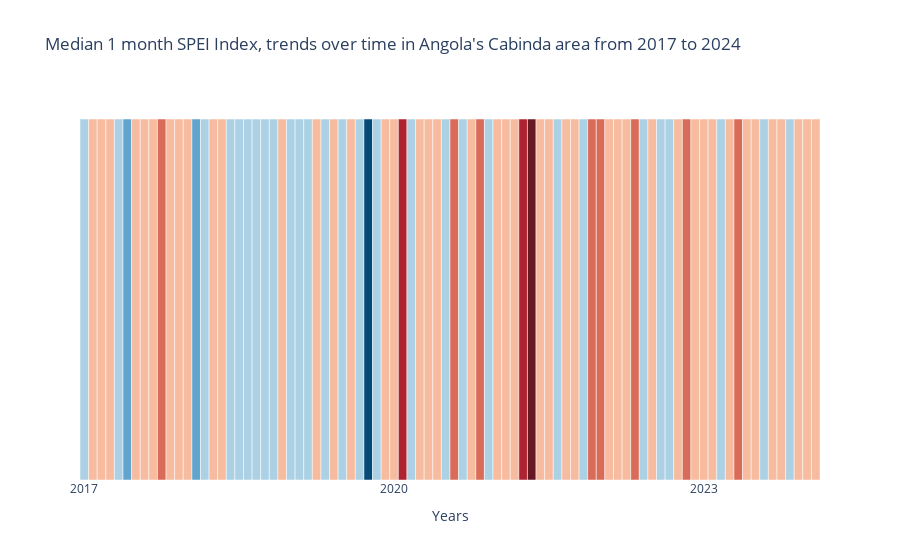

Write notebook code for a chart like this one.
### Code cell
uti.create_stripechart(stat_values, timescales, selected, int(year_range_selector.value[0]), int(year_range_selector.value[1]))

### Figure 1 — Plotly figure (JSON) as saved in the notebook; plotly's stock layout.template omitted (floating-point values rounded to 4 significant figures)
{"data": [{"hoverinfo": "text", "hovertext": ["January 2017, median: 0.04", "February 2017, median: -0.92", "March 2017, median: -0.79", "April 2017, median: -0.49", "May 2017, median: 0.16", "June 2017, median: 1.12", "July 2017, median: -0.40", "August 2017, median: -0.16", "September 2017, median: -0.15", "October 2017, median: -1.39", "November 2017, median: -0.30", "December 2017, median: -0.23", "January 2018, median: -0.72", "February 2018, median: 1.18", "March 2018, median: 0.31", "April 2018, median: -0.40", "May 2018, median: -0.11", "June 2018, median: 0.47", "July 2018, median: 0.31", "August 2018, median: 0.39", "September 2018, median: 0.50", "October 2018, median: 0.17", "November 2018, median: 0.19", "December 2018, median: -0.67", "January 2019, median: 0.51", "February 2019, median: 0.56", "March 2019, median: 0.06", "April 2019, median: -0.46", "May 2019, median: 0.57", "June 2019, median: -0.07", "July 2019, median: 0.58", "August 2019, median: -0.18", "September 2019, median: 0.27", "October 2019, median: 2.10", "November 2019, median: 0.82", "December 2019, median: -0.15", "January 2020, median: -0.93", "February 2020, median: -1.52", "March 2020, median: 0.43", "April 2020, median: -0.82", "May 2020, median: -0.91", "June 2020, median: -0.92", "July 2020, median: 0.32", "August 2020, median: -1.15", "September 2020, median: 0.76", "October 2020, median: -0.05", "November 2020, median: -1.10", "December 2020, median: 0.40", "January 2021, median: -0.48", "February 2021, median: -0.48", "March 2021, median: -0.19", "April 2021, median: -1.67", "May 2021, median: -2.26", "June 2021, median: -0.90", "July 2021, median: -0.70", "August 2021, median: 0.64", "September 2021, median: -0.49", "October 2021, median: -0.79", "November 2021, median: 0.02", "December 2021, median: -1.22", "January 2022, median: -1.22", "February 2022, median: -0.64", "March 2022, median: -0.69", "April 2022, median: -0.21", "May 2022, median: -1.17", "June 2022, median: 0.01", "July 2022, median: -0.41", "August 2022, median: 0.05", "September 2022, median: 0.71", "October 2022, median: -0.40", "November 2022, median: -1.02", "December 2022, median: -0.60", "January 2023, median: -0.06", "February 2023, median: -0.79", "March 2023, median: 0.40", "April 2023, median: -0.73", "May 2023, median: -1.21", "June 2023, median: -0.04", "July 2023, median: -0.67", "August 2023, median: 0.05", "September 2023, median: -0.52", "October 2023, median: -0.19", "November 2023, median: 0.73", "December 2023, median: -0.66", "January 2024, median: -0.66", "February 2024, median: -0.73"], "marker": {"color": ["#ACD1E5", "#F7BB9F", "#F7BB9F", "#F7BB9F", "#ACD1E5", "#61A5CE", "#F7BB9F", "#F7BB9F", "#F7BB9F", "#D96C59", "#F7BB9F", "#F7BB9F", "#F7BB9F", "#61A5CE", "#ACD1E5", "#F7BB9F", "#F7BB9F", "#ACD1E5", "#ACD1E5", "#ACD1E5", "#ACD1E5", "#ACD1E5", "#ACD1E5", "#F7BB9F", "#ACD1E5", "#ACD1E5", "#ACD1E5", "#F7BB9F", "#ACD1E5", "#F7BB9F", "#ACD1E5", "#F7BB9F", "#ACD1E5", "#064A78", "#ACD1E5", "#F7BB9F", "#F7BB9F", "#AF2331", "#ACD1E5", "#F7BB9F", "#F7BB9F", "#F7BB9F", "#ACD1E5", "#D96C59", "#ACD1E5", "#F7BB9F", "#D96C59", "#ACD1E5", "#F7BB9F", "#F7BB9F", "#F7BB9F", "#AF2331", "#681824", "#F7BB9F", "#F7BB9F", "#ACD1E5", "#F7BB9F", "#F7BB9F", "#ACD1E5", "#D96C59", "#D96C59", "#F7BB9F", "#F7BB9F", "#F7BB9F", "#D96C59", "#ACD1E5", "#F7BB9F", "#ACD1E5", "#ACD1E5", "#F7BB9F", "#D96C59", "#F7BB9F", "#F7BB9F", "#F7BB9F", "#ACD1E5", "#F7BB9F", "#D96C59", "#F7BB9F", "#F7BB9F", "#ACD1E5", "#F7BB9F", "#F7BB9F", "#ACD1E5", "#F7BB9F", "#F7BB9F", "#F7BB9F"]}, "orientation": "v", "type": "bar", "width": 1, "x": ["2017-01", "2017-02", "2017-03", "2017-04", "2017-05", "2017-06", "2017-07", "2017-08", "2017-09", "2017-10", "2017-11", "2017-12", "2018-01", "2018-02", "2018-03", "2018-04", "2018-05", "2018-06", "2018-07", "2018-08", "2018-09", "2018-10", "2018-11", "2018-12", "2019-01", "2019-02", "2019-03", "2019-04", "2019-05", "2019-06", "2019-07", "2019-08", "2019-09", "2019-10", "2019-11", "2019-12", "2020-01", "2020-02", "2020-03", "2020-04", "2020-05", "2020-06", "2020-07", "2020-08", "2020-09", "2020-10", "2020-11", "2020-12", "2021-01", "2021-02", "2021-03", "2021-04", "2021-05", "2021-06", "2021-07", "2021-08", "2021-09", "2021-10", "2021-11", "2021-12", "2022-01", "2022-02", "2022-03", "2022-04", "2022-05", "2022-06", "2022-07", "2022-08", "2022-09", "2022-10", "2022-11", "2022-12", "2023-01", "2023-02", "2023-03", "2023-04", "2023-05", "2023-06", "2023-07", "2023-08", "2023-09", "2023-10", "2023-11", "2023-12", "2024-01", "2024-02"], "y": [1, 1, 1, 1, 1, 1, 1, 1, 1, 1, 1, 1, 1, 1, 1, 1, 1, 1, 1, 1, 1, 1, 1, 1, 1, 1, 1, 1, 1, 1, 1, 1, 1, 1, 1, 1, 1, 1, 1, 1, 1, 1, 1, 1, 1, 1, 1, 1, 1, 1, 1, 1, 1, 1, 1, 1, 1, 1, 1, 1, 1, 1, 1, 1, 1, 1, 1, 1, 1, 1, 1, 1, 1, 1, 1, 1, 1, 1, 1, 1, 1, 1, 1, 1, 1, 1]}], "layout": {"autosize": true, "plot_bgcolor": "rgba(0, 0, 0, 0)", "showlegend": false, "title": {"text": "Median 1 month SPEI Index, trends over time in Angola's Cabinda area from 2017 to 2024"}, "xaxis": {"autorange": true, "range": [-0.5, 85.5], "tickangle": 0, "tickmode": "array", "ticktext": ["2017", "", "", "", "", "", "", "", "", "", "", "", "", "", "", "", "", "", "", "", "", "", "", "", "", "", "", "", "", "", "", "", "", "", "", "", "2020", "", "", "", "", "", "", "", "", "", "", "", "", "", "", "", "", "", "", "", "", "", "", "", "", "", "", "", "", "", "", "", "", "", "", "", "2023", "", "", "", "", "", "", "", "", "", "", "", "", ""], "tickvals": ["2017-01", "2017-02", "2017-03", "2017-04", "2017-05", "2017-06", "2017-07", "2017-08", "2017-09", "2017-10", "2017-11", "2017-12", "2018-01", "2018-02", "2018-03", "2018-04", "2018-05", "2018-06", "2018-07", "2018-08", "2018-09", "2018-10", "2018-11", "2018-12", "2019-01", "2019-02", "2019-03", "2019-04", "2019-05", "2019-06", "2019-07", "2019-08", "2019-09", "2019-10", "2019-11", "2019-12", "2020-01", "2020-02", "2020-03", "2020-04", "2020-05", "2020-06", "2020-07", "2020-08", "2020-09", "2020-10", "2020-11", "2020-12", "2021-01", "2021-02", "2021-03", "2021-04", "2021-05", "2021-06", "2021-07", "2021-08", "2021-09", "2021-10", "2021-11", "2021-12", "2022-01", "2022-02", "2022-03", "2022-04", "2022-05", "2022-06", "2022-07", "2022-08", "2022-09", "2022-10", "2022-11", "2022-12", "2023-01", "2023-02", "2023-03", "2023-04", "2023-05", "2023-06", "2023-07", "2023-08", "2023-09", "2023-10", "2023-11", "2023-12", "2024-01", "2024-02"], "title": {"text": "Years"}, "type": "category"}, "yaxis": {"autorange": true, "range": [0, 1.053], "showgrid": false, "showticklabels": false, "title": {"text": "Median SPEI1"}, "type": "linear", "visible": false, "zeroline": false}}}
